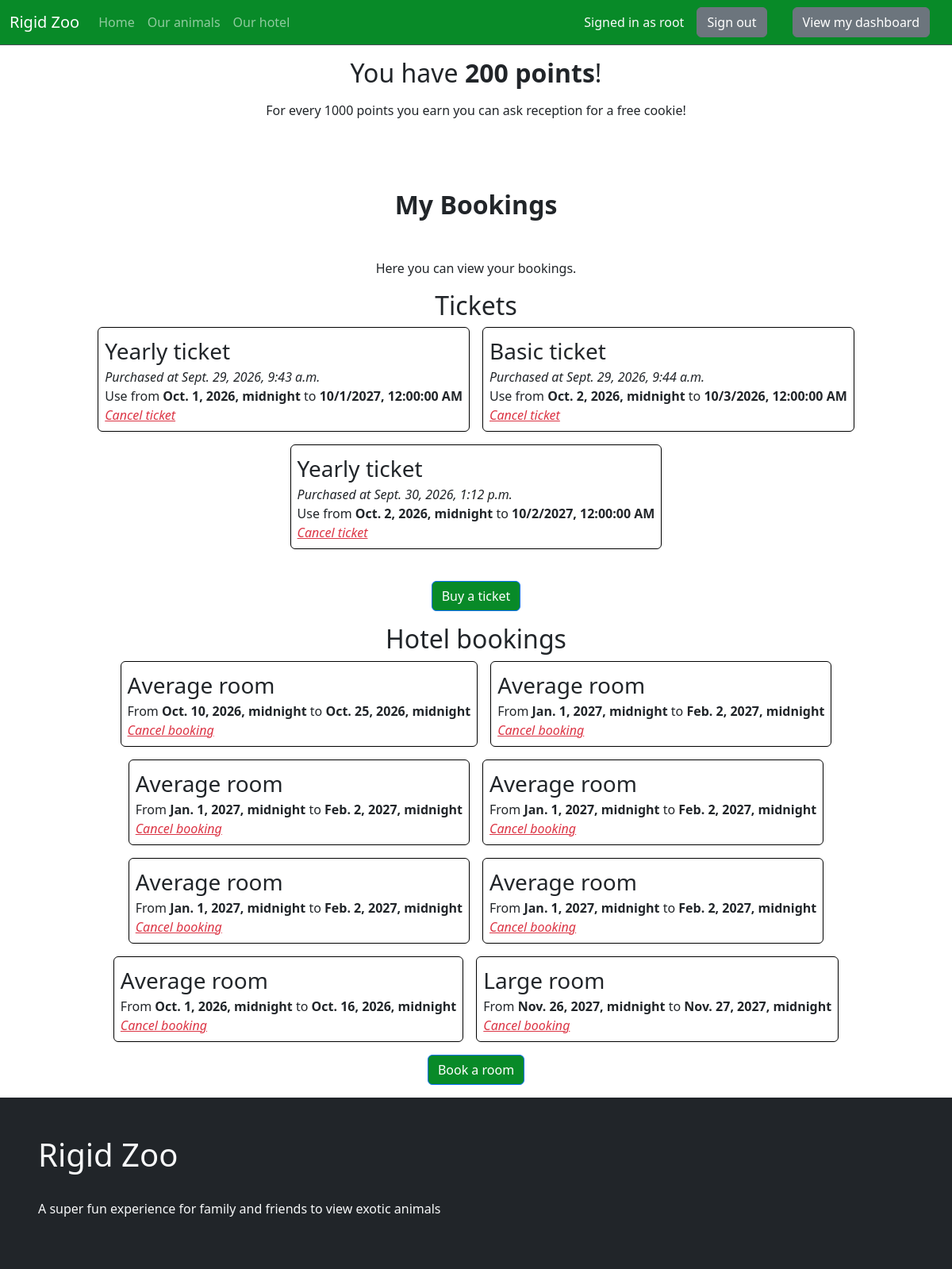
The app's page /bookings (signed in) with its own data.
### website/models.py (models this page shows)
class Ticket(models.Model):
    user = models.ForeignKey(
        settings.AUTH_USER_MODEL,
        on_delete=models.PROTECT,
        related_name="zoo_tickets"
    )
    ticketType = models.CharField(
        max_length=10,
        choices=[("basic","Basic"), ("tour","Tour"), ("year","Yearly pass")],
        default='basic',
    )
    datePurchased = models.DateTimeField(auto_now_add=True)
    dateStarting = models.DateTimeField(blank=True)

class HotelRoom(models.Model):
    user = models.ForeignKey(
        settings.AUTH_USER_MODEL,
        on_delete=models.PROTECT,
        related_name="zoo_hotelrooms"
    )
    roomSize = models.CharField(
        max_length=10,
        choices=[("small","Small"), ("average","Average"), ("large","Large")],
        default='average',
    )
    dateStarting = models.DateTimeField()
    dateEnding = models.DateTimeField()

### website/views.py (the view)
# urls.py: path("bookings", views.bookings, name="bookings"),
@login_required
def bookings(request):
    userTickets = Ticket.objects.filter(user_id=request.user)
    userHotelRooms = HotelRoom.objects.filter(user_id=request.user)
    userPoints = RewardsPoints.objects.get_or_create(user_id=request.user, defaults={'points': 0})[0]
    return render(request, 'webpages/bookings.html', {"tickets": userTickets, "hotelRooms": userHotelRooms, "userPoints": userPoints.points})

### website/templates/webpages/bookings.html (shortened to what this page needs)
{% extends 'webpages/base.html' %} {% block content %} {% load static %}
<h2 class="text-center my-3">You have <b>{{userPoints}} points</b>!</h2>
<p class="text-center">
  For every 1000 points you earn you can ask reception for a free cookie!
</p>
<br />
<h2 class="text-center fw-bold my-5">My Bookings</h2>
<p class="text-center">Here you can view your bookings.</p>
<h2 class="text-center">Tickets</h2>
<div
  class="container container-fluid d-flex align-content-center justify-content-center g-3 gap-3 flex-wrap"
>
  {% for booking in tickets %}
  <div
    id="ticket-{{booking.id}}"
    class="border border-1 border-black rounded-2 p-2"
  >
    <span class="ticketType fs-3 d-block">A ticket</span>
    <span class="fs-6 d-block fst-italic"
      >Purchased at {{booking.datePurchased}}</span
    >
    <span class="ticketUseDates">Use from <b>{{booking.dateStarting}}</b></span>
    <a
      class="text-danger d-block link-underline-opacity-100 fst-italic"
      href="javascript:confirmDelete('/cancel-ticket/{{booking.id}}')"
      >Cancel ticket</a
    >
  </div>
  {% endfor %}
</div>
<br />
<div
  class="container container-fluid w-100 d-flex align-content-center justify-content-center"
>
  <a href="/#pricing" class="btn btn-primary bg-primary my-3 text-center"
    >Buy a ticket</a
  >
</div>
<h2 class="text-center">Hotel bookings</h2>
<div
  class="container container-fluid d-flex align-content-center justify-content-center g-3 gap-3 flex-wrap"
>
  {% for hotelBooking in hotelRooms %}
  <div
    id="hotel-{{hotelBooking.id}}"
    class="border border-1 border-black rounded-2 p-2"
  >
    <span class="ticketType fs-3 d-block"
      ><span class="text-capitalize">{{hotelBooking.roomSize}}</span> room</span
    >
    <span class="ticketUseDates"
      >From <b>{{hotelBooking.dateStarting}}</b> to
      <b>{{hotelBooking.dateEnding}}</b></span
    >
    <a
      class="text-danger d-block link-underline-opacity-100 fst-italic"
      href="javascript:confirmDelete('/cancel-booking/{{hotelBooking.id}}')"
      >Cancel booking</a
    >
  </div>
  {% endfor %}
</div>
<div
  class="container container-fluid w-100 d-flex align-content-center justify-content-center"
>
  <a href="/hotel" class="btn btn-primary bg-primary my-3 text-center"
    >Book a room</a
  >
</div>
{% endblock %}

### website/templates/webpages/base.html (shortened to what this page needs)
{% load static %} {% load django_bootstrap5 %}
<!doctype html>
<html lang="en">
  <head>
    {% bootstrap_css %}
    <link rel="stylesheet" href="{% static 'css/styles.css' %}" />
  </head>
  <body>
    {% include 'components/header.html' %}
    <div class="min-vh-100">{% block content %} {% endblock %}</div>
    {% include 'components/footer.html' %}
  </body>
</html>

### website/templates/components/header.html (shortened to what this page needs)
<nav
  class="navbar bg-primary border-bottom border-body text-light navbar-expand-lg"
  data-bs-theme="dark"
>
  <div class="container-fluid">
    <a class="navbar-brand" href="{% url '' %}">Rigid Zoo</a>
    <div class="collapse navbar-collapse" id="navbarText">
      <ul class="navbar-nav me-auto mb-2 mb-lg-0">
        <li class="nav-item">
          <a class="nav-link" href="{% url '' %}">Home</a>
        </li>
        <li class="nav-item">
          <a class="nav-link" href="{% url 'animals' %}">Our animals</a>
        </li>
        <li class="nav-item">
          <a class="nav-link" href="{% url 'hotel' %}">Our hotel</a>
        </li>
      </ul>
    </div>
    {% include 'components/account_links.html' %}
  </div>
</nav>

### website/templates/components/account_links.html (shortened to what this page needs)
{% if user.is_authenticated %}
<span>Signed in as {{ user.username }} </span>
<form method="post" action="{% url 'logout' %}" class="d-inline mx-3">
  <button type="submit" class="btn btn-secondary">Sign out</button>
</form>
<a class="btn btn-secondary mx-3" href="{% url 'bookings' %}"
  >View my dashboard</a
>
{% else %}
<a class="btn btn-primary mx-3" href="{% url 'login' %}">Sign in</a>
<a class="btn btn-secondary mx-3" href="{% url 'register' %}">Register</a>
{% endif %}

### website/templates/components/footer.html
<nav
  class="bg-dark text-light d-flex justify-content-center align-content-center p-5 gap-4 g-4 flex-column"
  data-bs-theme="dark"
>
  <h1>Rigid Zoo</h1>
  <p>A super fun experience for family and friends to view exotic animals</p>
</nav>

### static/css/styles.css (style rules this page uses)
:root { --bs-primary: rgb(8, 138, 40); --bs-primary-rgb: 8, 138, 40; --bs-secondary: #495057; --bs-secondary-rgb: 73, 80, 87; }

### records on screen
Ticket: datePurchased "Sept. 29, 2026, 9:43 a.m."
Ticket: datePurchased "Sept. 29, 2026, 9:44 a.m."
Ticket: datePurchased "Sept. 30, 2026, 1:12 p.m."
HotelRoom: roomSize "Average", dateStarting "Oct. 10, 2026, midnight", dateEnding "Oct. 25, 2026, midnight"
HotelRoom: roomSize "Average", dateStarting "Jan. 1, 2027, midnight", dateEnding "Feb. 2, 2027, midnight"
HotelRoom: roomSize "Average", dateStarting "Jan. 1, 2027, midnight", dateEnding "Feb. 2, 2027, midnight"
HotelRoom: roomSize "Average", dateStarting "Jan. 1, 2027, midnight", dateEnding "Feb. 2, 2027, midnight"
HotelRoom: roomSize "Average", dateStarting "Jan. 1, 2027, midnight", dateEnding "Feb. 2, 2027, midnight"
HotelRoom: roomSize "Average", dateStarting "Jan. 1, 2027, midnight", dateEnding "Feb. 2, 2027, midnight"
HotelRoom: roomSize "Average", dateStarting "Oct. 1, 2026, midnight", dateEnding "Oct. 16, 2026, midnight"
HotelRoom: roomSize "Large", dateStarting "Nov. 26, 2027, midnight", dateEnding "Nov. 27, 2027, midnight"

### other values on screen
{{ user.username }} "root"
{{ userPoints }} "200"
